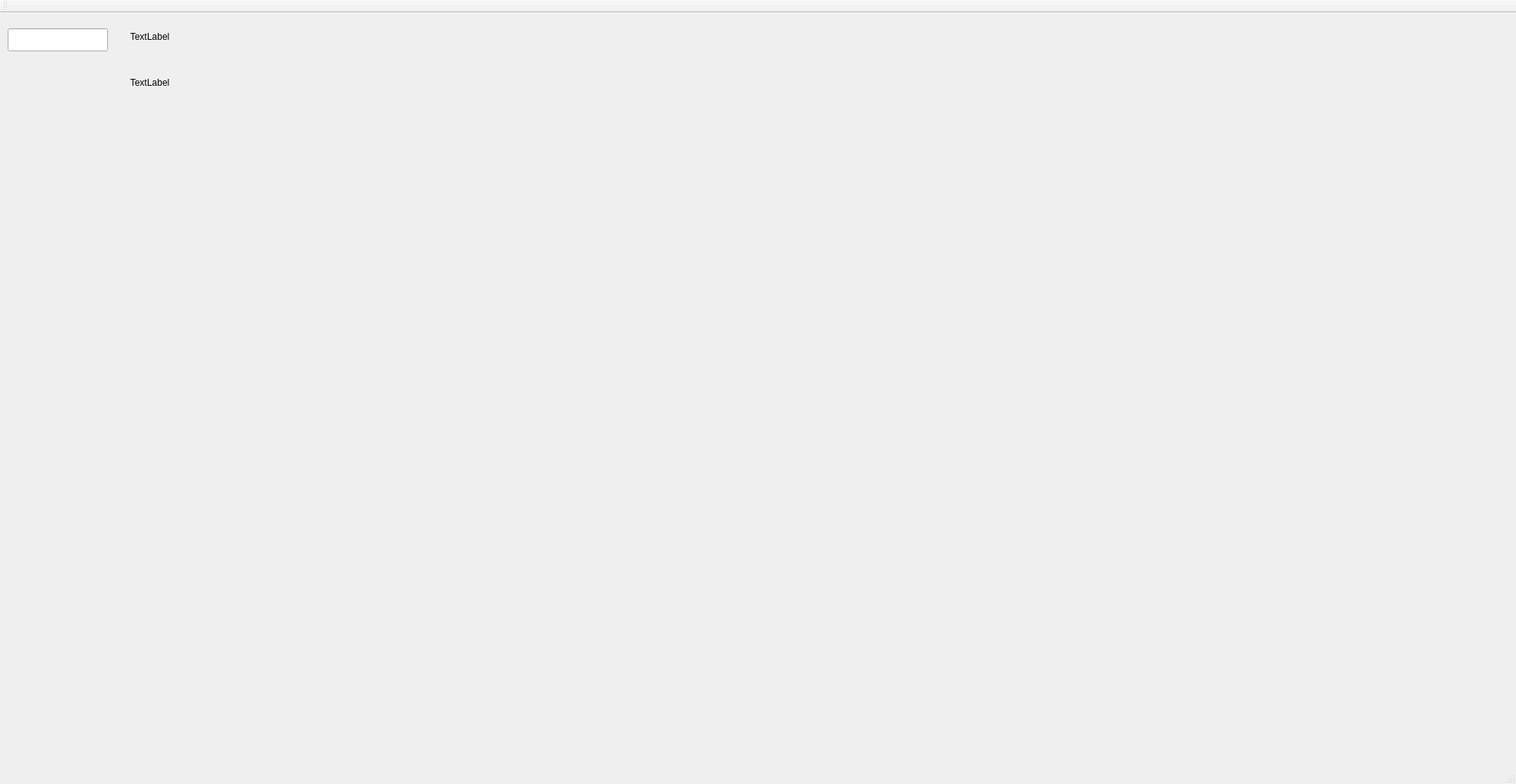
<?xml version="1.0" encoding="UTF-8"?>
<ui version="4.0">
 <class>MainWindow</class>
 <widget class="QMainWindow" name="MainWindow">
  <property name="geometry">
   <rect>
    <x>0</x>
    <y>0</y>
    <width>1980</width>
    <height>1024</height>
   </rect>
  </property>
  <property name="windowTitle">
   <string>MainWindow</string>
  </property>
  <widget class="QWidget" name="centralWidget">
   <widget class="QWidget" name="gridLayoutWidget">
    <property name="geometry">
     <rect>
      <x>10</x>
      <y>140</y>
      <width>541</width>
      <height>711</height>
     </rect>
    </property>
    <layout class="QGridLayout" name="gridLayout"/>
   </widget>
   <widget class="QLineEdit" name="lineEdit">
    <property name="geometry">
     <rect>
      <x>10</x>
      <y>20</y>
      <width>131</width>
      <height>30</height>
     </rect>
    </property>
   </widget>
   <widget class="QLabel" name="label">
    <property name="geometry">
     <rect>
      <x>170</x>
      <y>60</y>
      <width>471</width>
      <height>61</height>
     </rect>
    </property>
    <property name="text">
     <string>TextLabel</string>
    </property>
   </widget>
   <widget class="QLabel" name="label_2">
    <property name="geometry">
     <rect>
      <x>170</x>
      <y>20</y>
      <width>130</width>
      <height>21</height>
     </rect>
    </property>
    <property name="text">
     <string>TextLabel</string>
    </property>
   </widget>
  </widget>
  <widget class="QMenuBar" name="menuBar">
   <property name="geometry">
    <rect>
     <x>0</x>
     <y>0</y>
     <width>1980</width>
     <height>25</height>
    </rect>
   </property>
  </widget>
  <widget class="QToolBar" name="mainToolBar">
   <attribute name="toolBarArea">
    <enum>TopToolBarArea</enum>
   </attribute>
   <attribute name="toolBarBreak">
    <bool>false</bool>
   </attribute>
  </widget>
  <widget class="QStatusBar" name="statusBar"/>
 </widget>
 <layoutdefault spacing="6" margin="11"/>
 <resources/>
 <connections/>
</ui>
